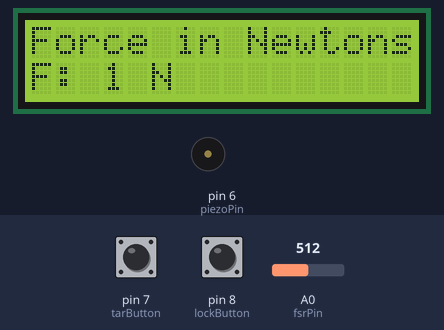
Simulated run of this sketch. Board: Arduino Uno, built with avr-gcc and run on an emulated ATmega328P. Parts: 16×2 character LCD, buzzer (waves = sounding). The test bench sets the inputs (shaded band); at power-on: pin 7 (tarButton) HIGH, pin 8 (lockButton) HIGH, A0 (fsrPin) = 512. What the sketch prints to the serial monitor is not drawn.

Above: at 1.2 s.
1.3 s: pin 7 (tarButton) pulled LOW for 0.2 s
At 2.6 s:
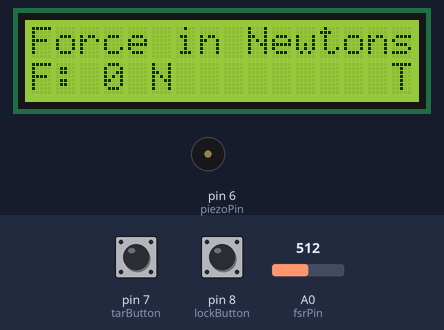
3.3 s: pin 8 (lockButton) pulled LOW for 0.2 s
At 4.6 s:
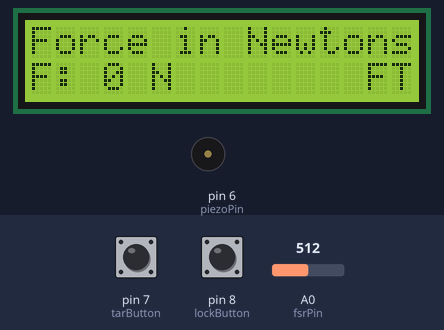
5.0 s: pin 7 (tarButton) pulled LOW for 1 s
At 6.3 s:
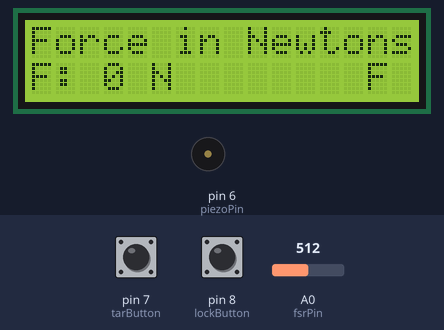
7.5 s: pin 8 (lockButton) pulled LOW for 1 s
At 8.52 s:
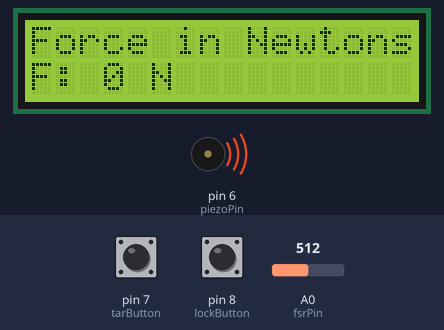
10.0 s: A0 (fsrPin) set to 716
At 10.7 s:
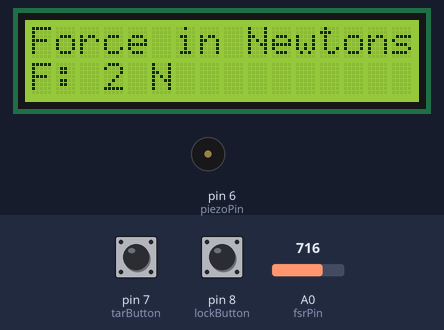
11.8 s: A0 (fsrPin) set to 1010
At 12.4 s:
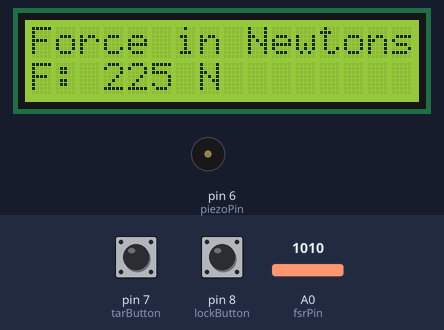
Timing chart, 0 to 14.6 s (numbered marks = the images above; inputs shaded):
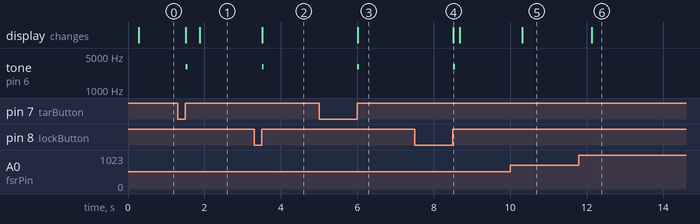

Measured:
- after the input at 1.3 s, tone on pin 6 (piezoPin): silent → 3000 Hz after 0.21 s, → silent 0.05 s later; the display: first changes after 0.21 s (image 1 shows a later state)
- after the input at 3.3 s, tone on pin 6 (piezoPin): silent → 3000 Hz after 0.21 s, → silent 0.05 s later; the display: changes after 0.21 s (image 2)
- after the input at 5.0 s, tone on pin 6 (piezoPin): silent → 3000 Hz after 1.0 s, → silent 0.05 s later; the display: changes after 1.0 s (image 3)
- after the input at 7.5 s, tone on pin 6 (piezoPin): silent → 3000 Hz after 1.0 s, → silent 0.05 s later; the display: changes after 1.0 s (image 4)
- after the input at 10.0 s, the display: changes after 0.32 s (image 5)
- after the input at 11.8 s, the display: changes after 0.33 s (image 6)

The sketch:

I2CReadFSR.ino
```cpp
/* Force reading with FSR
 * ==================================
 * Read values from FSR in the A0 pin. This values are displayed in a 16x2 LCD Screen
 * and data is send through serial port in JSON format.
 *
 * Author: Jordi Castelló
 */
#include <LiquidCrystal_I2C.h>

  // Pines y constantes:
  const int fsrPin = 0;     // FSR connected to A0 pin with 10K pulldown resistor
  const int piezoPin = 6;   // Beeper connected to pin number 6 (this pin can implement PWM)
  const int tarButton = 7;  // Digital pins
  const int lockButton = 8;
  // It Doesn't work, apparently it is for changing lcd.write() by lcd.print():
  //byte padlockClose[8] =  { B01110, B10001, B10001, B10001, B11111, B11011, B11011, B01110 }; // Locked Symbol
  //byte padlockOpen[8] = { B01110, B10001, B10000, B10000, B11111, B11011, B11011, B01110 };   // Unlocked Symbol
  LiquidCrystal_I2C lcd(0x3F,16,2);  // I2C address: 0x3F, Columns, Rows

  // Variables:
  int tarButtonValue, lockButtonValue, fsrReading;
  boolean locked = false, tared;     // if true, screen value is locked.
  // Calculation variables:
  long fsrForce;       // Finally, the resistance converted to force
  long fsrForceTar = 0L;

  void setup() {
    Serial.begin(9600);
    pinMode(piezoPin, OUTPUT);
    pinMode(tarButton, INPUT_PULLUP);     // Buttons connected between GND & pin.
    pinMode(lockButton, INPUT_PULLUP);    // Internal pull-up configuration.
    //lcd.createChar(0, padlockOpen);
    //lcd.createChar(1, padlockClose);
    lcd.backlight();
    lcd.init();
  }

  void loop() {
    tarButtonValue = digitalRead(tarButton);
    lockButtonValue = digitalRead(lockButton);
    lcd.setCursor(0,0); // Set cursor position at screen (column, row)
    lcd.print("Force in Newtons");
    lcd.setCursor(0,1); // (column, row)
    lcd.print("F: ");
    lcd.setCursor(3,1);
    lcd.print(fsrForce);
    lcd.print(" N");
    lcd.print("     ");
    lcd.setCursor(14,1);   // Lock symbol position
    if(lockButtonValue == LOW && locked == true){
      waitKeyUp(lockButton);
      locked = false;
    }
    else if(lockButtonValue == LOW && locked == false){
      waitKeyUp(lockButton);
      locked = true;
    }
    if(!locked){
      fsrCalc();
      //lcd.print(byte(0));
      lcd.print(" ");
    }
    else {
      //lcd.print(byte(1));
      lcd.print("F"); // Fixed value
    }
    if(tarButtonValue == LOW && tared){
      waitKeyUp(tarButton);
      fsrForceTar = 0L;
      tared = false;
    }
    else if(tarButtonValue == LOW && !tared) {
      waitKeyUp(tarButton);
      setTare();
      tared = true;

    }
    if(lockButtonValue == LOW || tarButtonValue == LOW){
      tone(piezoPin, 3000, 50); // Beep (pin, frecuency <hz>, duration <ms>)
    }
    if(tared) lcd.print("T");
    else lcd.print(" ");
    // We send values with JSON format:
    Serial.print("{\"force\":");
    Serial.print(fsrForce);
    Serial.print(",\"raw\":");
    Serial.print(fsrReading);
    Serial.println("}");
    delay(150);
  }

  /**
   * Do force calculations with the analog pin reads.
   */
  void fsrCalc() {
    // Code from Adafruit FSR (a bit modified)
    int fsrVoltage;     // the analog reading converted to voltage
    unsigned long fsrResistance;  // The voltage converted to resistance, can be very big so make "long"
    unsigned long fsrConductance;
    fsrReading = analogRead(fsrPin);
    // analog voltage reading ranges from about 0 to 1023 which maps to 0V to 5V (= 5000mV)
    fsrVoltage = map(fsrReading, 0, 1023, 0, 5000);
    if (fsrVoltage == 0) {
      fsrForce = 0;
    }
    else {
      // The voltage = Vcc * R / (R + FSR) where R = 10K and Vcc = 5V
      // so FSR = ((Vcc - V) * R) / V        yay math!
      fsrResistance = 5000 - fsrVoltage;     // fsrVoltage is in millivolts so 5V = 5000mV
      fsrResistance *= 10000;                // 10K resistor
      fsrResistance /= fsrVoltage;
      fsrConductance = 1000000;           // we measure in micromhos so
      fsrConductance /= fsrResistance;

      // Use the two FSR guide graphs to approximate the force
      if (fsrConductance <= 1000) {
        fsrForce = fsrConductance / 80;
      }
      else {
        fsrForce = fsrConductance - 1000;
        fsrForce /= 30;
      }
      fsrForce = fsrForce - fsrForceTar;
    }
  }

  /**
   * Set the current force value as if it were the actual force value.
   */
  void setTare() {
    fsrCalc();
    fsrForceTar = fsrForce;
  }

  /**
   * Wait here until we release pressed button.
   */
  void waitKeyUp(int button) {
    delay(10);
    while(digitalRead(button) == LOW) {
      delay(10);
    }
  }
```
